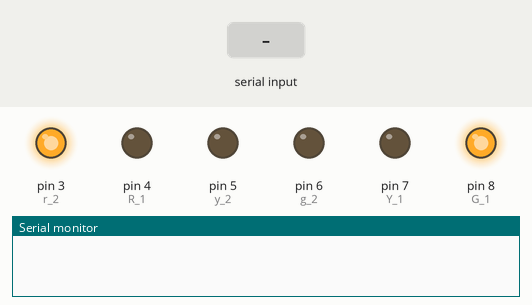
This sketch was run on a simulated Arduino Uno, built with avr-gcc and run on an emulated ATmega328P. Shown: output pins drawn as LEDs (lit = HIGH), the last lines printed to the serial monitor. The test bench sets the inputs (shaded band).

Above: at 1.2 s.
1.3 s: "90,45;" received over Serial
At 7.8 s:
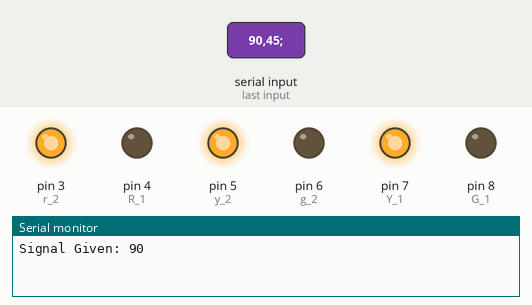
At 8.9 s:
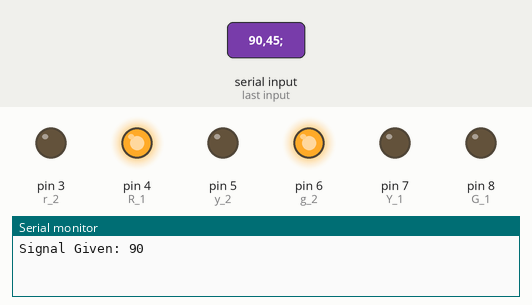
Timing chart, 0 to 32.5 s (numbered marks = the images above; inputs shaded):
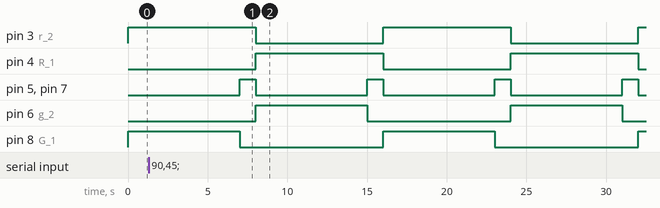

The sketch:

TrafficeLIGHT.ino
```cpp
int R_1    = 4;
int Y_1 = 7;
int G_1  = 8;

int r_2   = 3;
int y_2= 5;
int g_2  =6;

unsigned long lastSwitchTime = 0;
const int G_DURATION  = 8000;
const int Y_DURATION = 1000;


bool dir = false;

void setup() {
  pinMode(R_1, OUTPUT);
  pinMode(Y_1, OUTPUT);
  pinMode(G_1, OUTPUT);
  pinMode(r_2, OUTPUT);
  pinMode(y_2, OUTPUT);
  pinMode(g_2, OUTPUT);

  Serial.begin(9600);
  lastSwitchTime = millis();


  setLightsForDirection(dir);
}

void loop() {
  unsigned long elapsed = millis() - lastSwitchTime;


  if (elapsed >= (G_DURATION - Y_DURATION) && elapsed < G_DURATION) {
    setYellowLights();
  }

  else if (elapsed >= G_DURATION) {
    dir = !dir;
    setLightsForDirection(dir);
    lastSwitchTime = millis();
  }


  if (Serial.available()) {
    String sig = Serial.readStringUntil(';');
    int signal = sig.toInt();
    Serial.print("Signal Given: ");
    Serial.println(signal);
  }
}


void setLightsForDirection(bool direction) {
  if (direction == false) {
    digitalWrite(G_1, HIGH);
    digitalWrite(R_1, LOW);
    digitalWrite(g_2, LOW);
    digitalWrite(r_2, HIGH);
  } else {
    digitalWrite(G_1, LOW);
    digitalWrite(R_1, HIGH);
    digitalWrite(g_2, HIGH);
    digitalWrite(r_2, LOW);
  }
  digitalWrite(Y_1, LOW);
  digitalWrite(y_2, LOW);
}


void setYellowLights() {
  digitalWrite(Y_1, HIGH);
  digitalWrite(y_2, HIGH);
  digitalWrite(G_1, LOW);
  digitalWrite(g_2, LOW);
}
```

Measured:
- by itself, pin 3 (r_2), pin 4 (R_1): alternates HIGH for 8.0 s and LOW for 8.0 s
- by itself, pin 5 (y_2), pin 7 (Y_1): alternates HIGH for 1.0 s and LOW for 7.0 s
- by itself, pin 6 (g_2), pin 8 (G_1): alternates HIGH for 7.0 s and LOW for 9.0 s
